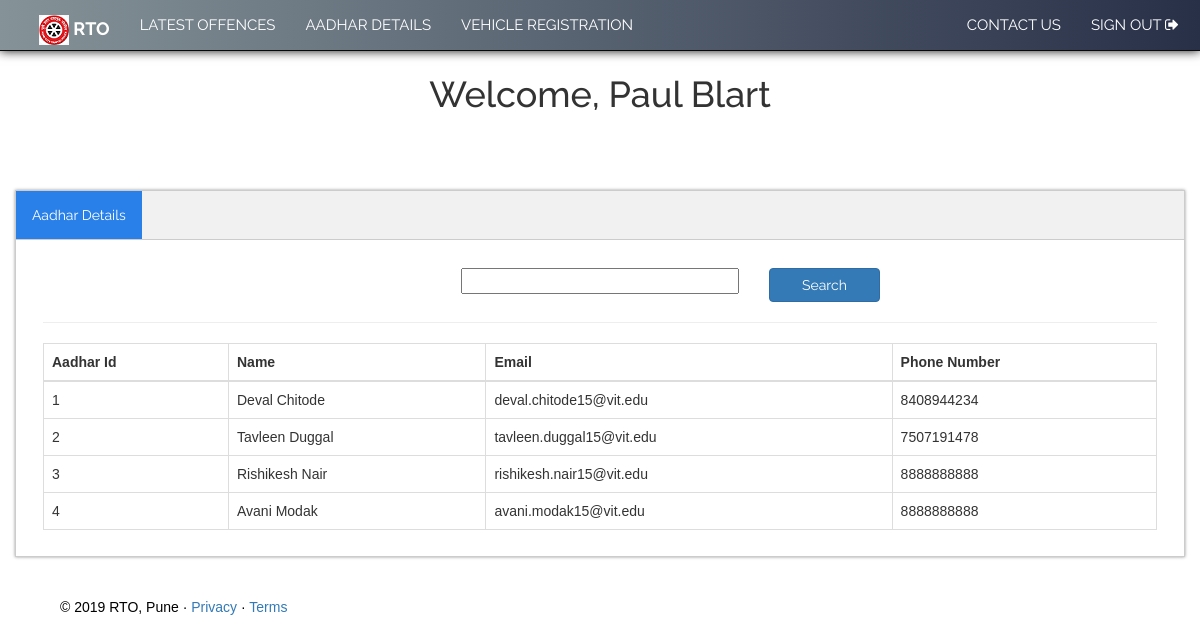
The page /auth_aadhar_details.php (signed in) on the database its author committed.
### tables this page shows
CREATE TABLE `authoritycredentials` (
  `id` int(255) NOT NULL,
  `name` varchar(255) NOT NULL,
  `password` varchar(255) NOT NULL
);

CREATE TABLE `aadhardetails` (
  `id` int(255) NOT NULL,
  `name` varchar(255) NOT NULL,
  `email` varchar(255) NOT NULL,
  `phno` bigint(255) NOT NULL
);

### auth_aadhar_details.php (the view, shortened to what this page needs)
<?php session_start();
    $connection=mysqli_connect('localhost','root','','trafficvc');
    $authid=$_SESSION['authusername'];
?>
<!DOCTYPE html>
<html>
<head>
    <link rel="stylesheet" href="https://maxcdn.bootstrapcdn.com/bootstrap/3.3.7/css/bootstrap.min.css">
    <link rel="stylesheet" type="text/css" href="https://maxcdn.bootstrapcdn.com/font-awesome/4.7.0/css/font-awesome.min.css">
</head>
<body>
    <nav class="navbar navbar-inverse navbar-fixed-top">
        <div class="container" style="margin-left: 2%; margin-right:2%;">
            <div class="navbar-header">
                <a href="welcome_auth_view.php" class="navbar-brand"><span style="font-weight: bolder;"><img src="rto.png"> RTO</span></a>
            </div>
                <div class="collapse navbar-collapse" id="bs-example-navbar-collapse-1">
                <div class="nav navbar-nav">
                    <li><a href="welcome_auth_view.php" data-toggle="tooltip" title="Latest offences pending approval!">LATEST OFFENCES</a></li>
                    <li><a href="auth_aadhar_details.php" data-toggle="tooltip" title="Look up aadhar details!">AADHAR DETAILS</a></li>
                    <li><a href="auth_vehicle_registration.php" data-toggle="tooltip" title="Look up registration details for a vehicle!">VEHICLE REGISTRATION</a></li>
                </div>
                <div class="nav navbar-nav navbar-right">
                    <li><a href="aContactUs.php">CONTACT US      </a></li>
                    <li><a href="destroy_session.php">SIGN OUT    <span class="fa fa-sign-out"></span></a></li>
                </div>
            </div>
        </div>
    </nav>
    <?php
        $queryn = "SELECT * FROM authoritycredentials where id=$authid ";
        $resultn = mysqli_query($connection, $queryn);
        while($rown = mysqli_fetch_array($resultn))
        {
    ?>
    <div class="container">
        <div class="row">
            <div class="col-md-8">
                <h1 style="margin:10%;text-align: center;">Welcome, <?php echo $rown['name'] ?></h1>
            </div>
        </div>
        <div class="row">
            <div class="col-md-11.3" style="padding:0;
            box-shadow: 0px 0px 3px rgba(0,0,0,0.4);">
                <div class="tab">
                    <button class="tablinks" onclick="openCity(event, 'Report')" id="defaultOpen">Aadhar Details</button>
                </div>
                <div id="Report" class="tabcontent">
                    <div class="container" style="width:100%; margin-top:2%;">
                        <div class="row">
                            <div class="col-md-1"></div>
                            <div class="col-md-10">
                                <div class="col-md-4"></div>
                                <div class="col-md-4">
                                    <form action="auth_aadhar_details.php" method="GET">
                                        <input style="width:100%;" type="text" name="query">
                                </div>
                                <div class="col-md-4">
                                    <input style="width:40%;"name="searchsubmit" value="Search" type="submit" class="btn btn-primary"></input>
                                </div>
                            </div>
                            <?php
                                $queryv = "SELECT * FROM aadhardetails ORDER BY id ASC";
                                $resultv = mysqli_query($connection, $queryv);
                            ?>
                            <div class="col-md-1"></div>
                        </div>
                        <hr>
                            <table class="table table-bordered" style="font-family:Arial;">
                                <thead>
                                    <tr>
                                        <th>Aadhar Id</th>
                                        <th>Name</th>
                                        <th>Email</th>
                                        <th>Phone Number</th>
                                    </tr>
                                </thead>
                                <tbody>
                                    <?php
                                        while($rowv = mysqli_fetch_array($resultv))
                                        {
                                    ?>
                                    <tr>
                                        <td>
                                            <?php echo $rowv['id']; ?>
                                        </td>
                                        <td>
                                            <?php echo $rowv['name']; ?>
                                        </td>
                                        <td>
                                            <?php echo $rowv['email']; ?>
                                        </td>
                                        <td>
                                            <?php echo $rowv['phno']; ?>
                                        </td>
                                    </tr>
                                    <?php
                                    }
                                    ?>
                                </tbody>
                            </table>
                    </div>
                </div>
            </div>
        </div>
    </div>
    <?php } ?>
    <br>
    <br>
    <div class="footer">
        <p style="color:black;margin-left:5%;font-family:Arial;">© 2019 RTO, Pune · <a href="#">Privacy</a> · <a href="#">Terms</a></p>
    </div>
</body>
</html>

### auth_aadhar_details.php (style rules this page uses)
body { font-family: Raleway; }
.footer { position: relative; bottom: 0; width: 100%; color: black; }
.tab { overflow: hidden; border: 1px solid #ccc; background-color: #f1f1f1; }
.tab button { background-color: inherit; float: left; border: none; outline: none; cursor: pointer; padding: 14px 16px; transition: 0.3s; }
.tab button.active { background-color: #2980e9; color: white; }
.tabcontent { display: none; padding: 6px 12px; border: 1px solid #ccc; border-top: none; background-color: white; }
.tabcontent { animation: fadeEffect 1s; }
.navbar-inverse { background: #283048; background: -webkit-linear-gradient(to right, #859398, #283048); background: linear-gradient(to right, #859398, #283048); box-shadow: 0px 0px 10px #161616; }
.navbar-inverse .navbar-nav>li>a { color:white; font-family: Raleway; font-weight: normal; font-size: 15px; }
.navbar-inverse .navbar-brand { color: white; font-family: Raleway; }

### rows shown on the page
authoritycredentials: name "Paul Blart"
aadhardetails: id "1", name "Deval Chitode", email "deval.chitode15@vit.edu", phno "8408944234"
aadhardetails: id "2", name "Tavleen Duggal", email "tavleen.duggal15@vit.edu", phno "7507191478"
aadhardetails: id "3", name "Rishikesh Nair", email "rishikesh.nair15@vit.edu", phno "8888888888"
aadhardetails: id "4", name "Avani Modak", email "avani.modak15@vit.edu", phno "8888888888"
